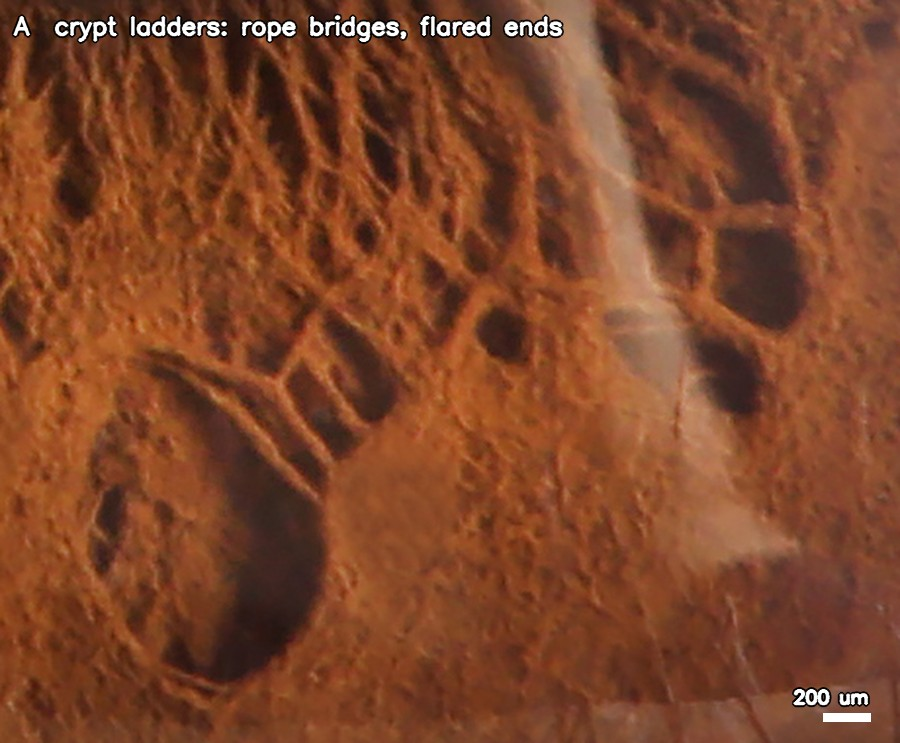
#> input picture iris-engine/study/flydown/ref/brown-cropA.jpg, 900 x 743 px
$ python -i smudge.py   (imports and definitions only)   (older library calls are emulated)
#> lines starting #> are read from the running program, lines starting #| are printed output that depends on the picture
#> further down, picture is the input picture: shape (743, 900, 3); mean B, G, R 41.7, 69.3, 127
#!/usr/bin/env python3
"""Base-texture smudge (iori, 2026-11-11): the photograph's own grain, grown / smudged a little along the vector fields so
its noise pixels stop standing out on the base texture and read as fibre. Offline, CPU, on the native photo.

Only the photo's FINE residual is touched (the bands below SIG native px: the grain); the base below it is kept, so no
structure moves. Each method returns a new residual; the view is base + mix(R, R', strength), with R' rescaled to R's
local rms so the texture keeps its contrast and only changes its grain direction.

  none     today
  lic-a    line integral convolution (Cabral & Leedom 1993) along OUR anatomy: the fitted strand tangent (curves'
           structure tensor), streamlines integrated through the field, Gaussian weights, length L µm
  lic-i    the same along the IMAGE's own structure tensor (what generic filters do) — the comparison
  ced      coherence-enhancing diffusion (Weickert 1999) of the residual with the anatomy tensor: diffuses along the
           strand, barely across, n explicit steps
  aniso    straight anisotropic Gaussian along the tangent (σ_along = L/2, σ_across small) — LIC without curvature
  regrow   the grain re-grown, not blurred: oriented Gabor-like noise (Lagae 2009) whose phase is demodulated from R
           (as rig.alg_erosion's octave 0), so the grain becomes strands that keep the photo's own positions
All are weighted by the measured coherence (a strong field smudges more; the isotropic sheet keeps more of its grain)
and stopped at crypt walls (the relief slope) so nothing smears across an edge.

/usr/bin/python3 smudge.py            → smudge/sheet-<spot>.jpg, smudge/<spot>-<method>-sweep.mp4, smudge/measure.json"""
import os, sys, json, subprocess, numpy as np, cv2
from PIL import Image
from rig import Eye, lin2srgb, hash3
# [1 line not run here, left out]
SIG = 1.2                                     # native px: the residual = the bands finer than this (the grain)
SPOTS = {'26-crypt-lip': ('26', 1185, 1965), '26-sheet': ('26', 1965, 705), '35-strands': ('35', 1920, 600), '09-crypts': ('09', 2610, 1680)}
HALF = 200                                    # native px half-size of the crop

# [7 lines left out: function crop_fields, not called in this run]

def image_tensor(img, s=2.0):
#> called with s = 2
    gx = cv2.Sobel(img, cv2.CV_32F, 1, 0, ksize=3); gy = cv2.Sobel(img, cv2.CV_32F, 0, 1, ksize=3)
#> after `gx = cv2.Sobel(img, cv2.CV_32F, 1, 0, ksize=3)`:
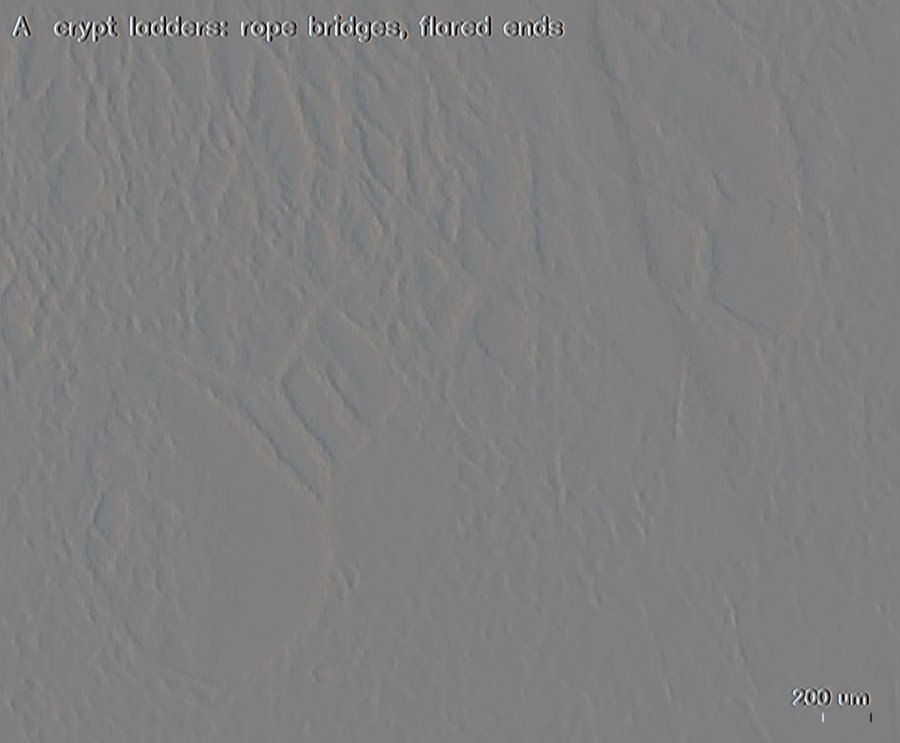
#> gx: shape (743, 900, 3) float32; mean B, G, R 0.2, 0.1, 0; drawn with min black and max white
    J11, J22, J12 = [cv2.GaussianBlur(a, (0, 0), s) for a in (gx * gx, gy * gy, gx * gy)]
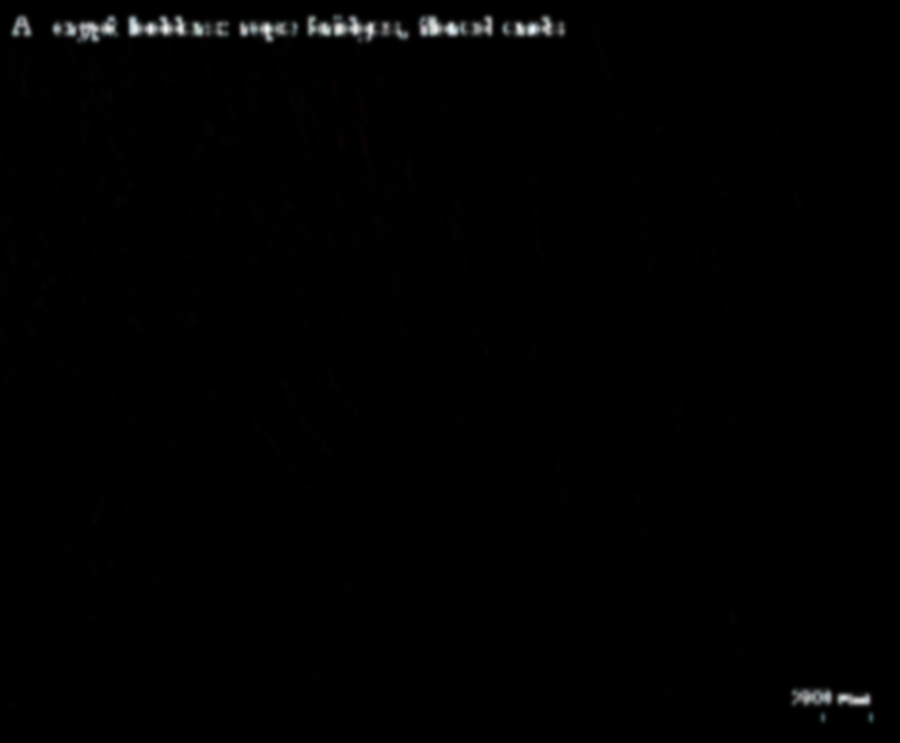
#> J11: shape (743, 900, 3) float32; mean B, G, R 3487.7, 3573, 3702.6; drawn with min black and max white
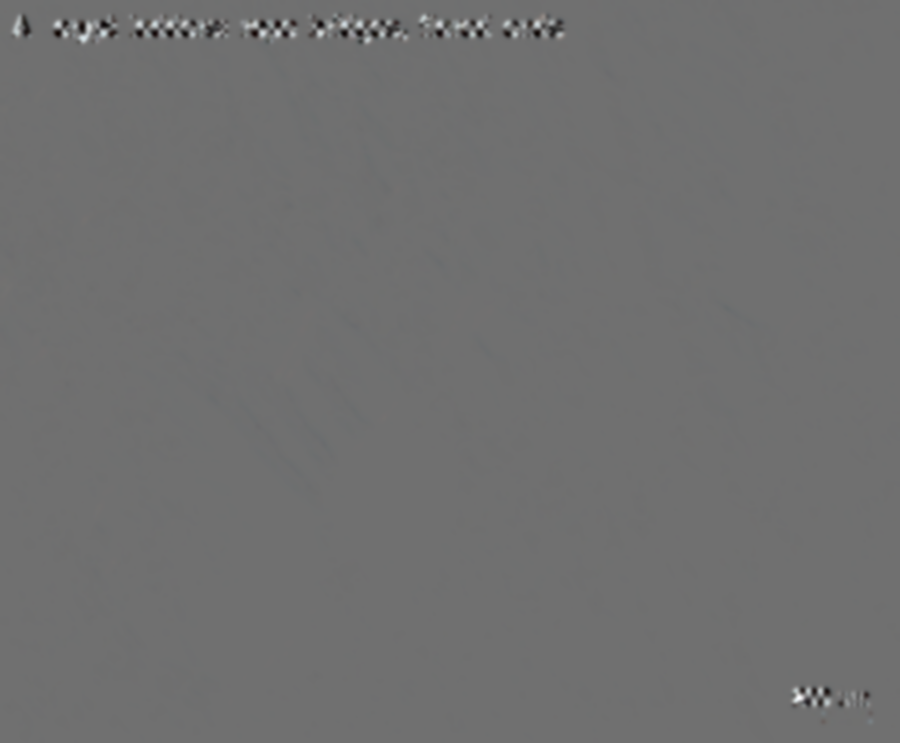
#> J12: shape (743, 900, 3) float32; mean B, G, R -9.3, -43.1, -98.5; drawn with min black and max white
    th = 0.5 * np.arctan2(2 * J12, J11 - J22) + np.pi / 2                 # the tangent: across the gradient
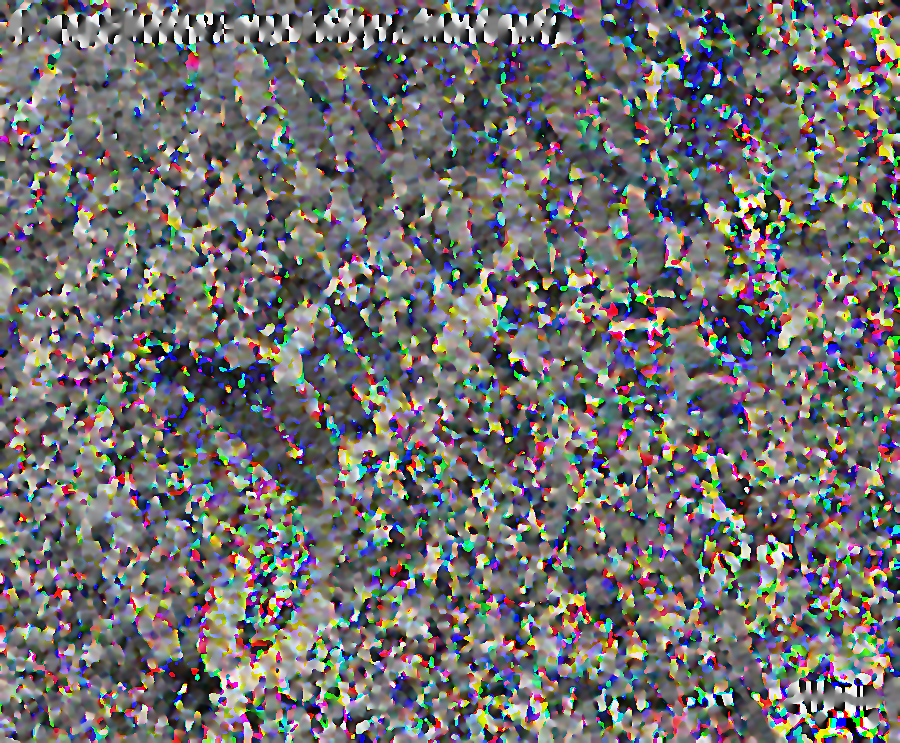
#> th: shape (743, 900, 3) float32; mean B, G, R 1.37, 1.37, 1.39; drawn with min black and max white
    lam = np.sqrt((J11 - J22) ** 2 + 4 * J12 ** 2); coh = lam / (J11 + J22 + 1e-9)
#> after `coh = lam / (J11 + J22 + 1e-09)`:
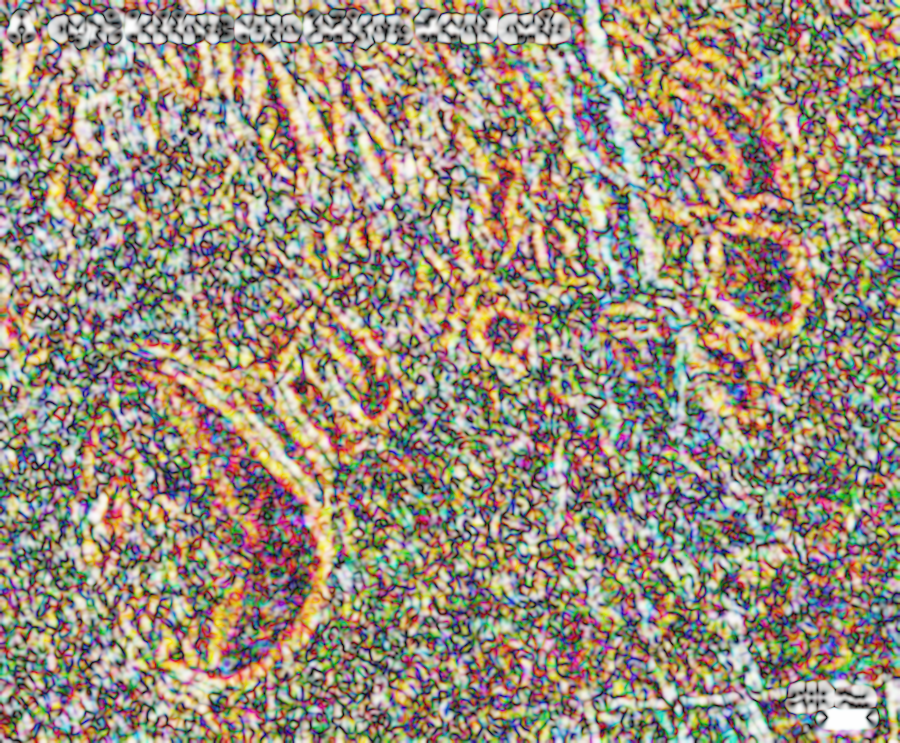
#> coh: shape (743, 900, 3) float32; mean B, G, R 0.485, 0.556, 0.608
    return np.cos(th).astype(np.float32), np.sin(th).astype(np.float32), np.clip(coh, 0, 1).astype(np.float32)

# [92 lines left out: functions lic, aniso, ced, regrow, rms_match, method and 3 more, not called in this run]

METHODS = ['none', 'lic-a', 'lic-i', 'ced', 'aniso', 'regrow']
TITLES = {'none': 'today: the photo grain as it is', 'lic-a': 'LIC along the fitted anatomy', 'lic-i': "LIC along the image's own tensor",
          'ced': 'coherence-enhancing diffusion (anatomy tensor)', 'aniso': 'straight anisotropic Gaussian', 'regrow': 'grain re-grown as oriented phasor noise'}

# [5 lines left out: function to_mp4, not called in this run]

def label(img, t):
    o = img.copy(); cv2.rectangle(o, (0, 0), (o.shape[1], 20), (0, 0, 0), -1)
    cv2.putText(o, t, (6, 15), cv2.FONT_HERSHEY_SIMPLEX, 0.45, (255, 255, 255), 1, cv2.LINE_AA); return o

# [34 lines left out: function run, not called in this run]

# [5 lines not run here, left out]

# [10 lines left out: function export, not called in this run]

>>> import cv2
>>> picture = cv2.imread('ref/brown-cropA.jpg')
>>> result = image_tensor(picture)

$ run again, on iris-engine/study/flydown/bridges-26.jpg
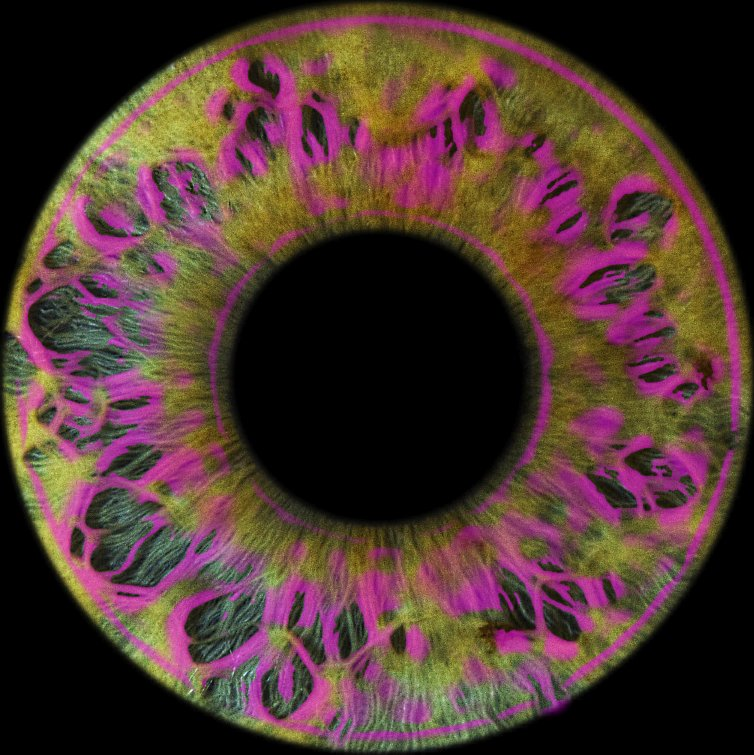
#> input picture iris-engine/study/flydown/bridges-26.jpg, 754 x 755 px
#> picture is the input picture: shape (755, 754, 3); mean B, G, R 48.9, 54, 79
#> in image_tensor, `lam = np.sqrt((J11 - J22) ** 2 + 4 * J12 ** 2)`:
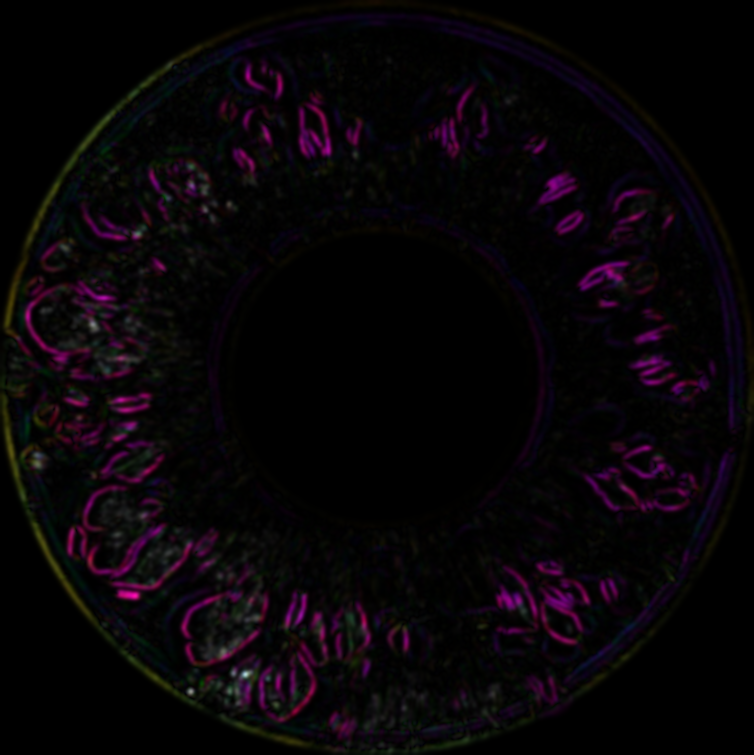
#> lam: shape (755, 754, 3) float32; mean B, G, R 3606.9, 2130, 4124.4; drawn with min black and max white
#> in image_tensor, `coh = lam / (J11 + J22 + 1e-09)`:
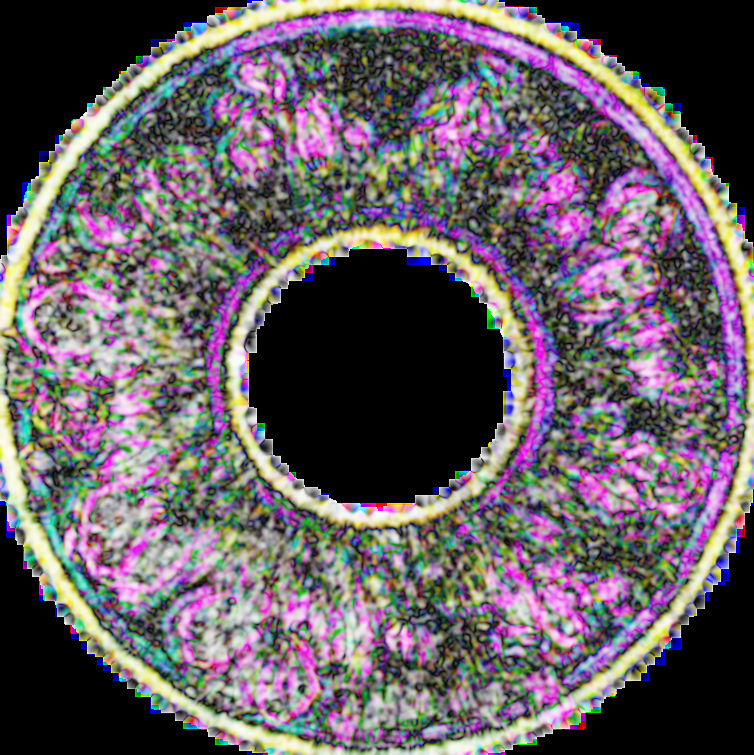
#> coh: shape (755, 754, 3) float32; mean B, G, R 0.393, 0.369, 0.407
